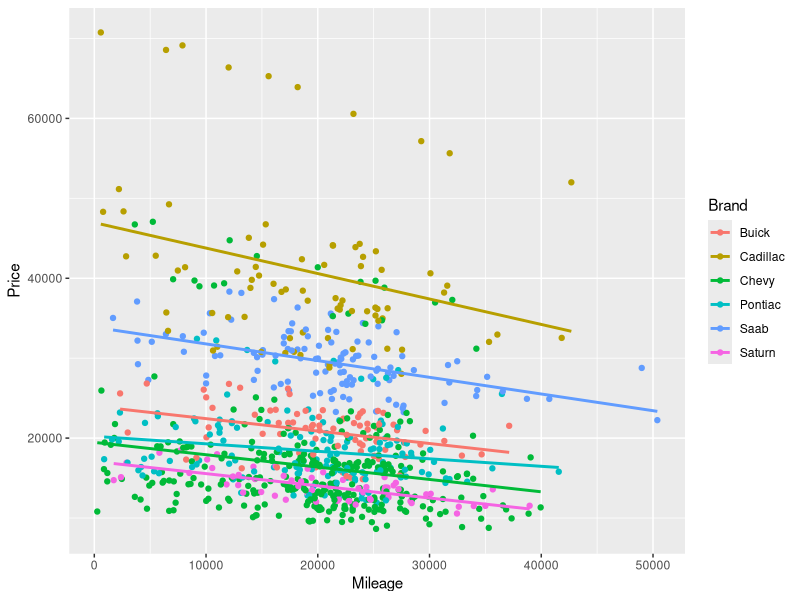
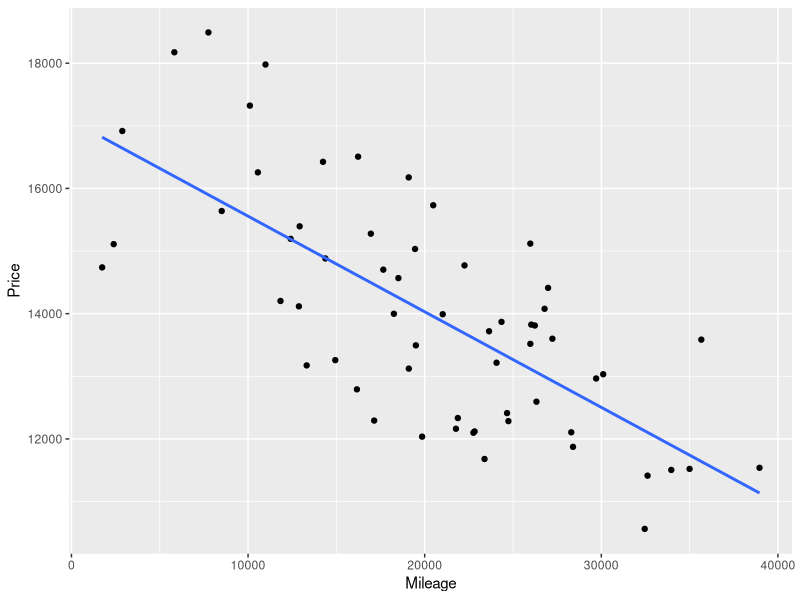
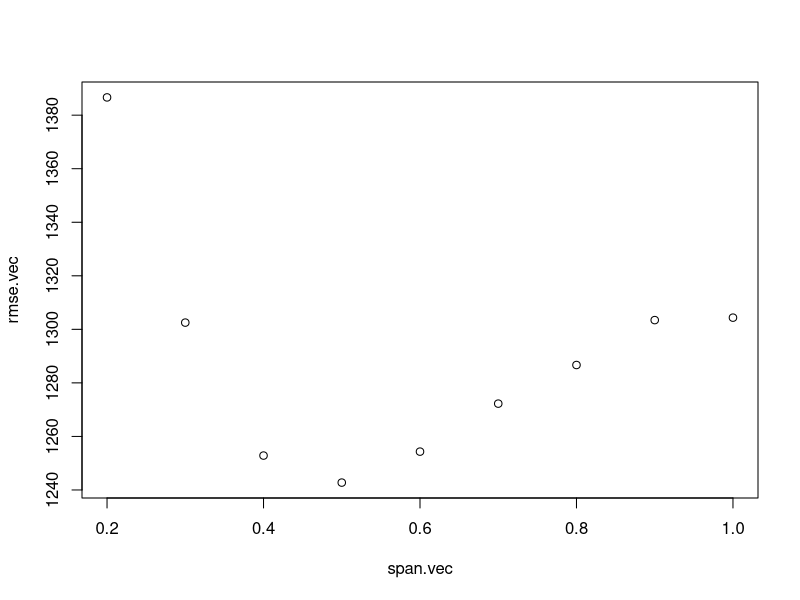
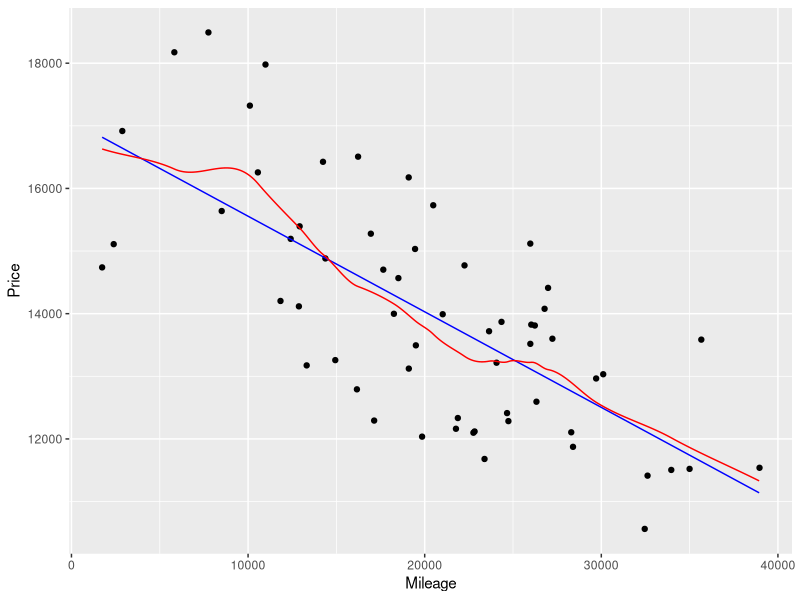

These charts were generated, in order, by the following R code: (Note: this script raises an error after producing the figures.)
## ---- chunk 1
library(tidyverse)
library(caret)
library(pROC)
## ---- chunk 2
data("cars")
str(cars)
## ---- chunk 3
brand.names <- c("Buick", "Cadillac", "Chevy", "Pontiac", "Saab", "Saturn")
car.types <- c("coupe", "hatchback", "sedan", "wagon")
mycars <- cars %>%
  mutate(Brand = factor(case_when(
    Buick == 1 ~ "Buick",
    Cadillac == 1 ~ "Cadillac",
    Chevy == 1 ~ "Chevy",
    Pontiac == 1 ~ "Pontiac",
    Saab == 1 ~ "Saab",
    Saturn == 1 ~ "Saturn"))) %>%
  mutate(Type = factor(case_when(
    coupe == 1 ~ "coupe",
    hatchback == 1 ~ "hatchback",
    sedan == 1 ~ "sedan",
    wagon == 1 ~ "wagon"))) %>%
  select(!contains(brand.names) & !contains(car.types))
ggplot(mycars, aes(x=Mileage, y=Price, color=Brand)) +
  geom_point() +
  geom_smooth(method="lm", se=FALSE)
## ---- chunk 4
saturn <- mycars %>% filter(Brand == "Saturn")
ggplot(saturn, aes(x=Mileage, y=Price)) + geom_point() +
  geom_smooth(method="lm", se=FALSE)
## ---- chunk 5
# Note the dot construction. It passes extra parameters to the modeling function.
rmse.saturn <- function(method=lm, k=10, ...){
  set.seed(23948)
  folds <- rep(1:k, each=ceiling(nrow(saturn)/k))
  folds <- sample(folds, nrow(saturn))
  rmse.vec <- numeric(k)
  for(i in 1:k){
    fit <- method(Price ~ Mileage, data=saturn[folds != i, ], ...)
    rmse.vec[i] <-
      RMSE(saturn$Price[folds==i], predict(fit, newdata=saturn[folds==i, ]),
           na.rm=TRUE)
  }
  return(mean(rmse.vec))
}
rmse.saturn(lm)
rmse.saturn(loess, span=0.5)
## ---- chunk 6
span.vec <- seq(0.2, 1.0, by=0.1)
rmse.vec <- map_dbl(span.vec, ~rmse.saturn(method=loess, span=.x))
plot(x=span.vec, y=rmse.vec)
span.best <- span.vec[which.min(rmse.vec)]
## ---- chunk 7
saturn.plot <- data.frame(
  Mileage = seq(min(saturn$Mileage, na.rm=TRUE), max(saturn$Mileage, na.rm=TRUE), by=100)
)
# Why do it this way, rather than with geom_smooth?
fit.lm <- lm(Price ~ Mileage, data=saturn)
fit.loess <- loess(Price ~ Mileage, data=saturn, degree=1, span=span.best)
saturn.plot$lm.Price <- predict(fit.lm, newdata=saturn.plot)
saturn.plot$loess.Price <- predict(fit.loess, newdata=saturn.plot)
ggplot(saturn) +
  geom_point(aes(x=Mileage, y=Price)) +
  geom_line(data=saturn.plot, aes(x=Mileage, y=lm.Price), color="blue") +
  geom_line(data=saturn.plot, aes(x=Mileage, y=loess.Price), color="red") 
  
## ---- chunk 8
lm.train <- train(
  Price ~ Mileage, data=saturn, method="lm",
  trControl = trainControl(method="cv", number=10)
)
lm.train
## ---- chunk 9
# Warning: This isn't quite the same LOESS method. In this case, I've checked,
# and it seems to give the same results.
loess.train <- train(
  Price ~ Mileage, data=saturn, method="gamLoess",
  trControl = trainControl(method="cv", number=10),
  tuneGrid = data.frame(span=seq(0.1, 1.0, by=0.05), degree=1)
)
plot(loess.train)
loess.train
## ---- chunk 10
loess.train$bestTune
saturn.plot$train.Price <- predict(loess.train$finalModel, newdata=saturn.plot)
saturn.plot %>%
  pivot_longer(contains("Price"), names_to="Method", values_to="Price") %>%
  ggplot() +
  geom_line(aes(x=Mileage, y=Price, color=Method)) +
  geom_point(data=saturn, aes(x=Mileage, y=Price))
## ---- chunk 11
# Logistic regression works with a 0/1 variable or a factor variable, but
# `caret` functions like factors.
# Adding "C" in front of cylinders to avoid an error related to names starting
# with a number that we run into later.
cad <- mycars %>% filter(Brand=="Cadillac") %>%
  select(Mileage, Price, Cylinder) %>%
  mutate(Cylinder = factor(case_when(
    Cylinder == 6 ~ "C6",
    Cylinder == 8 ~ "C8"
  )))
ggplot(cad) +
  geom_point(aes(x=Mileage, y=Price, color=Cylinder))
## ---- chunk 12
# We'll use the `caret` `createDataPartition` here.
ind <- createDataPartition(cad$Cylinder, p=0.70, list=FALSE)
cad.train <- cad[ind, ]
cad.test <- cad[-ind, ]
table(cad.train$Cylinder)/sum(table(cad.train$Cylinder))
table(cad.test$Cylinder)/sum(table(cad.test$Cylinder))
## ---- chunk 13
cad.fit <- glm(Cylinder ~ Mileage + Price, data=cad.train, family="binomial")
cad.prob <- predict(cad.fit, newdata=cad.test, type="response")
# One quick way to try to deal with imbalance in categories in the training set
# is to set the threshold equal to the percentage in the top class.
cad.pred <- factor(if_else(cad.prob >= 0.75, "C8", "C6"))
# The `caret` confusionMatrix` command gives a good summary.
# Remember that `data` is actually the predicted values, and
# `reference` is actually the real observed values.
# We also need to tell it which is the "positive" class.
# `glm` assumes that the last class is positive, but by default 
# `confusionMatrix` goes the other way if we don't correct it.
confusionMatrix(data=cad.pred, reference=cad.test$Cylinder, positive="C8")
## ---- chunk 14
# Note that `train` allows extra parameters for the model to be entered. 
# In this case `family`.
cad.fit2 <- train(Cylinder ~ Mileage + Price, data=cad.train, method="glm",
                  trControl=trainControl(method="cv", number=10),
                  family="binomial")
cad.fit2
cad.fit2$finalModel
confusionMatrix(cad.fit2)
## ---- chunk 15
# To plot a ROC curve, we need to save the probability calculations from the 
# logistic regression in `train`.
cad.fit3 <- train(Cylinder ~ Mileage + Price, data=cad.train, method="glm",
                  trControl=trainControl(method="cv", number=10, 
                                         savePredictions="final", classProbs=TRUE),
                  family="binomial")
cad.fit3$pred
cad.roc <- roc(cad.fit3$pred$obs ~ cad.fit3$pred$C8)
ggroc(cad.roc) +
  geom_text(aes(x=cad.roc$specificities, y=cad.roc$sensitivities,
                label=round(cad.roc$thresholds, 3), hjust=1, vjust=0))
auc(cad.roc)
